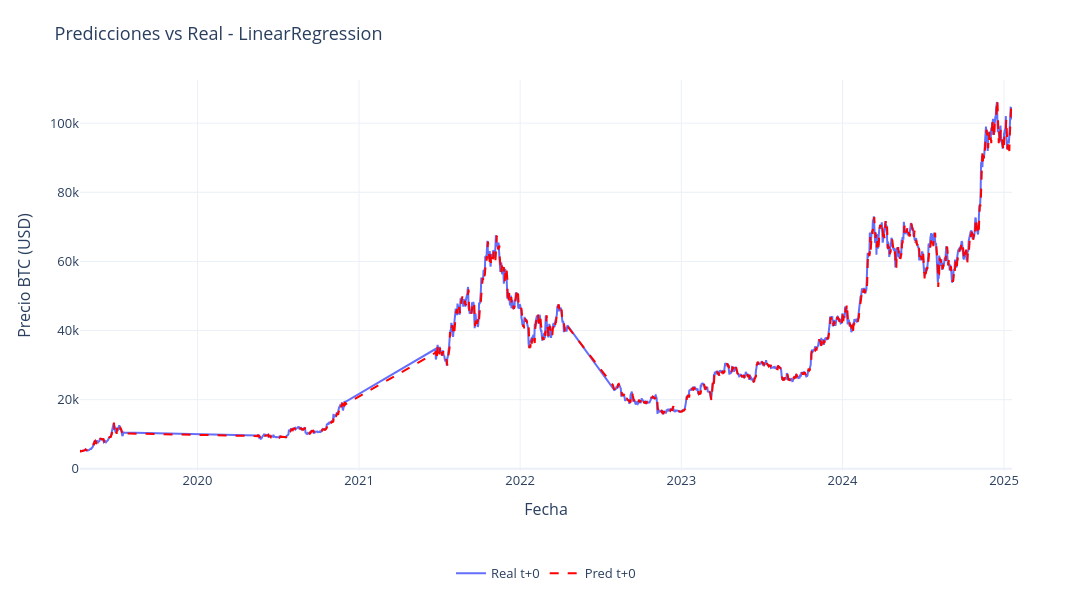
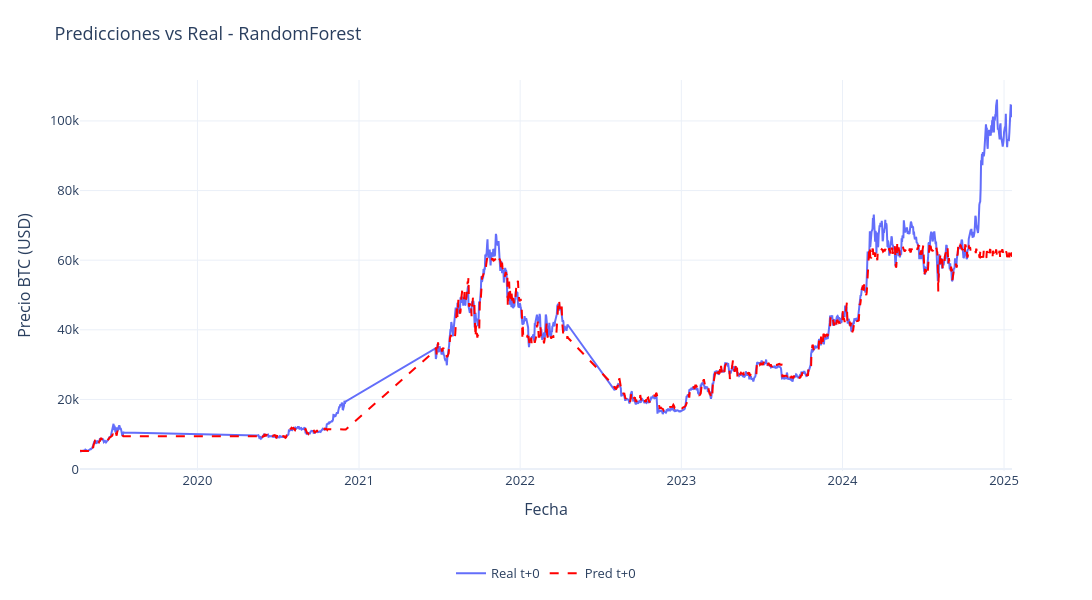
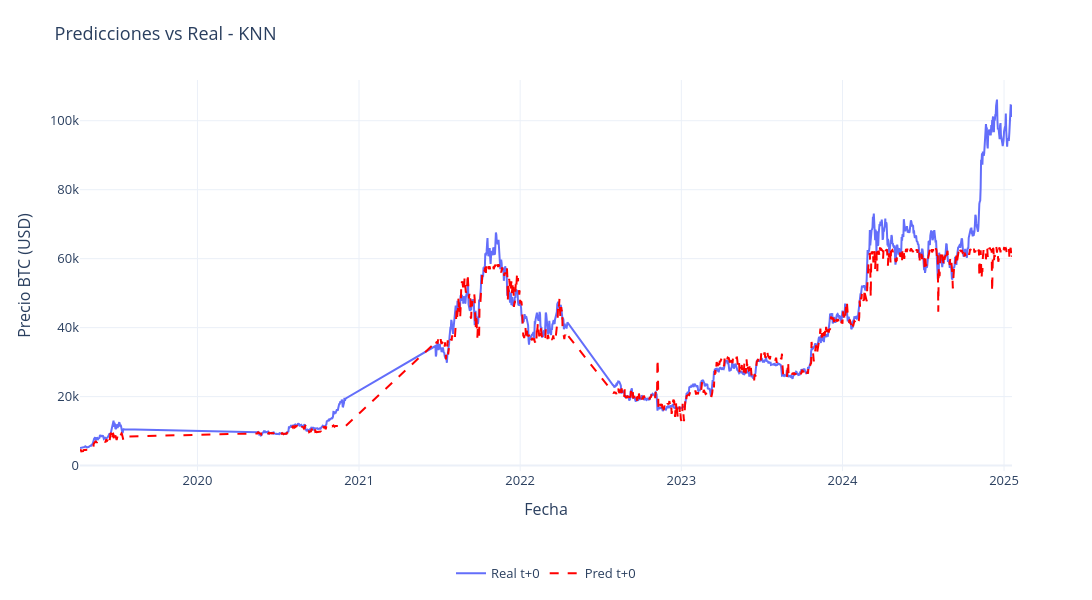

The notebook cell saved with these charts, in order:
### Code cell
# grafico predicciones vs real (t+1 a t+7)
from plotly.colors import qualitative

for model_name, pred in all_predictions.items():
    if pred.empty:
        print(f"No hay predicciones para {model_name}, se omite el gráfico.")
        continue

    fig = go.Figure()
    days = [f't+{i}' for i in range(1)]
    color_palette = qualitative.Plotly  # paleta estándar (10 colores distintos)

    for i, day in enumerate(days, start=1):
        real_col = f'Close_{day}_real' if f'Close_{day}_real' in pred.columns else f'Close_t+{i}_real'
        pred_col = f'Close_{day}_pred' if f'Close_{day}_pred' in pred.columns else f'Close_t+{i}_pred'

        if real_col not in pred.columns or pred_col not in pred.columns:
            print(f"Columnas para {day} no encontradas en {model_name}, se omite.")
            continue

        color = color_palette[(i - 1) % len(color_palette)]

        # linea real
        fig.add_trace(go.Scatter(
            x=pred.index,
            y=pred[real_col],
            mode='lines',
            name=f'Real {day}',
            line=dict(color=color, width=2)
        ))

        # linea predicha
        fig.add_trace(go.Scatter(
            x=pred.index,
            y=pred[pred_col],
            mode='lines',
            name=f'Pred {day}',
            line=dict(color="red", width=2, dash='dash')
        ))

    fig.update_layout(
        title=f'Predicciones vs Real - {model_name}',
        xaxis_title='Fecha',
        yaxis_title='Precio BTC (USD)',
        width=1100,
        height=600,
        template='plotly_white',
        font=dict(size=13),
        legend=dict(
            orientation="h",
            yanchor="bottom",
            y=-0.3,
            xanchor="center",
            x=0.5
        ),
        margin=dict(t=80, b=80)
    )

    fig.show()
print("Fecha mínima:", pred.index.min())
print("Fecha máxima:", pred.index.max())

### Figure 1 — Plotly figure (JSON) as saved in the notebook; plotly's stock layout.template omitted (floating-point values rounded to 4 significant figures; data arrays with more than 128 entries replaced by an {"elided": "..."} marker saying what was removed)
{"data": [{"line": {"color": "#636EFA", "width": 2}, "mode": "lines", "name": "Real t+0", "type": "scatter", "x": {"elided": "1507 str values"}, "y": {"elided": "1507 float values"}}, {"line": {"color": "red", "dash": "dash", "width": 2}, "mode": "lines", "name": "Pred t+0", "type": "scatter", "x": {"elided": "1507 str values"}, "y": {"elided": "1507 float values"}}], "layout": {"font": {"size": 13}, "height": 600, "legend": {"orientation": "h", "x": 0.5, "xanchor": "center", "y": -0.3, "yanchor": "bottom"}, "margin": {"b": 80, "t": 80}, "title": {"text": "Predicciones vs Real - LinearRegression"}, "width": 1100, "xaxis": {"title": {"text": "Fecha"}}, "yaxis": {"title": {"text": "Precio BTC (USD)"}}}}

### Figure 2 — Plotly figure (JSON) as saved in the notebook; plotly's stock layout.template omitted (floating-point values rounded to 4 significant figures; data arrays with more than 128 entries replaced by an {"elided": "..."} marker saying what was removed)
{"data": [{"line": {"color": "#636EFA", "width": 2}, "mode": "lines", "name": "Real t+0", "type": "scatter", "x": {"elided": "1507 str values"}, "y": {"elided": "1507 float values"}}, {"line": {"color": "red", "dash": "dash", "width": 2}, "mode": "lines", "name": "Pred t+0", "type": "scatter", "x": {"elided": "1507 str values"}, "y": {"elided": "1507 float values"}}], "layout": {"font": {"size": 13}, "height": 600, "legend": {"orientation": "h", "x": 0.5, "xanchor": "center", "y": -0.3, "yanchor": "bottom"}, "margin": {"b": 80, "t": 80}, "title": {"text": "Predicciones vs Real - RandomForest"}, "width": 1100, "xaxis": {"title": {"text": "Fecha"}}, "yaxis": {"title": {"text": "Precio BTC (USD)"}}}}

### Figure 3 — Plotly figure (JSON) as saved in the notebook; plotly's stock layout.template omitted (floating-point values rounded to 4 significant figures; data arrays with more than 128 entries replaced by an {"elided": "..."} marker saying what was removed)
{"data": [{"line": {"color": "#636EFA", "width": 2}, "mode": "lines", "name": "Real t+0", "type": "scatter", "x": {"elided": "1507 str values"}, "y": {"elided": "1507 float values"}}, {"line": {"color": "red", "dash": "dash", "width": 2}, "mode": "lines", "name": "Pred t+0", "type": "scatter", "x": {"elided": "1507 str values"}, "y": {"elided": "1507 float values"}}], "layout": {"font": {"size": 13}, "height": 600, "legend": {"orientation": "h", "x": 0.5, "xanchor": "center", "y": -0.3, "yanchor": "bottom"}, "margin": {"b": 80, "t": 80}, "title": {"text": "Predicciones vs Real - KNN"}, "width": 1100, "xaxis": {"title": {"text": "Fecha"}}, "yaxis": {"title": {"text": "Precio BTC (USD)"}}}}
